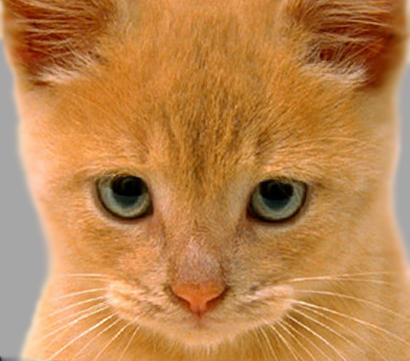
%> input picture image filter/PartII/cat.bmp, 410 x 361 px
$ octave demo_filter.m   (GNU Octave 9; MATLAB toolbox functions it lacks are replaced by stand-ins)
%> lines starting %> are read from the running program, lines starting %| are printed output that depends on the picture
f = rgb2gray(imread('cat.bmp'));
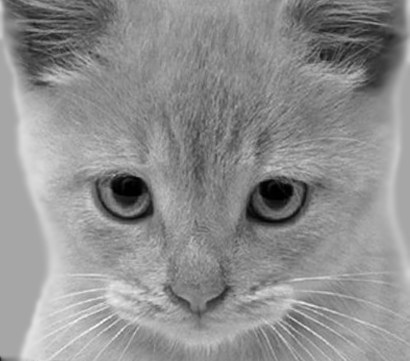
%> f: size 361x410 uint8; min 0, max 252, mean 142.9
[m,n]=size(f);
%> m = 361; n = 410
h = fspecial('sobel');

F = fft2(double(f),m,n);
H = fft2(double(h),m,n);

F_fH = H.*F;
ffi = ifft2(F_fH);
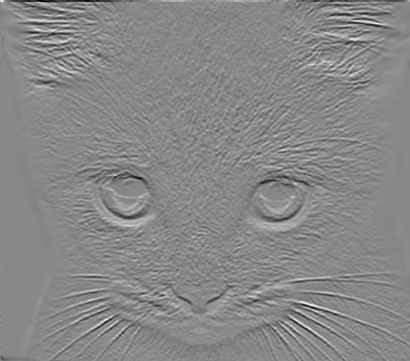
%> ffi: size 361x410 double; min -479, max 422, mean 0; drawn with min black and max white
%ffi = ffi(2:size(f,1)+1, 2:size(f,2)+1);

%Display results (show all values)
figure, imshow(ffi,[])

%The abs function gets correct magnitude
%when used on complex numbers
ffim = abs(ffi);
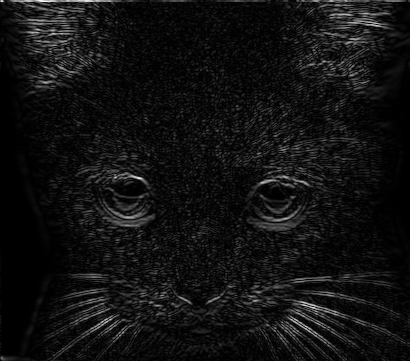
%> ffim: size 361x410 double; min 0, max 479, mean 33.3; drawn with min black and max white
figure, imshow(ffim, []);
 %  Palm fourier-based edge directions

%threshold into a binary image
figure, imshow(ffim > 0.2*max(ffim(:)));
%> after `imshow(ffim > 0.2*max(ffim(:)))`:
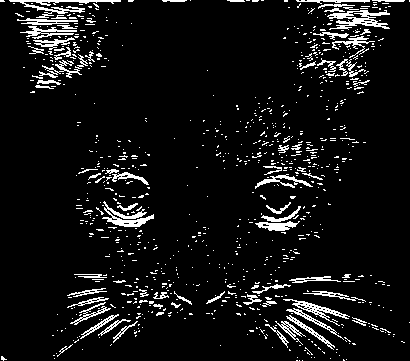
%> displayed picture: size 361x410 logical; 7.5% white in thin lines or dots
